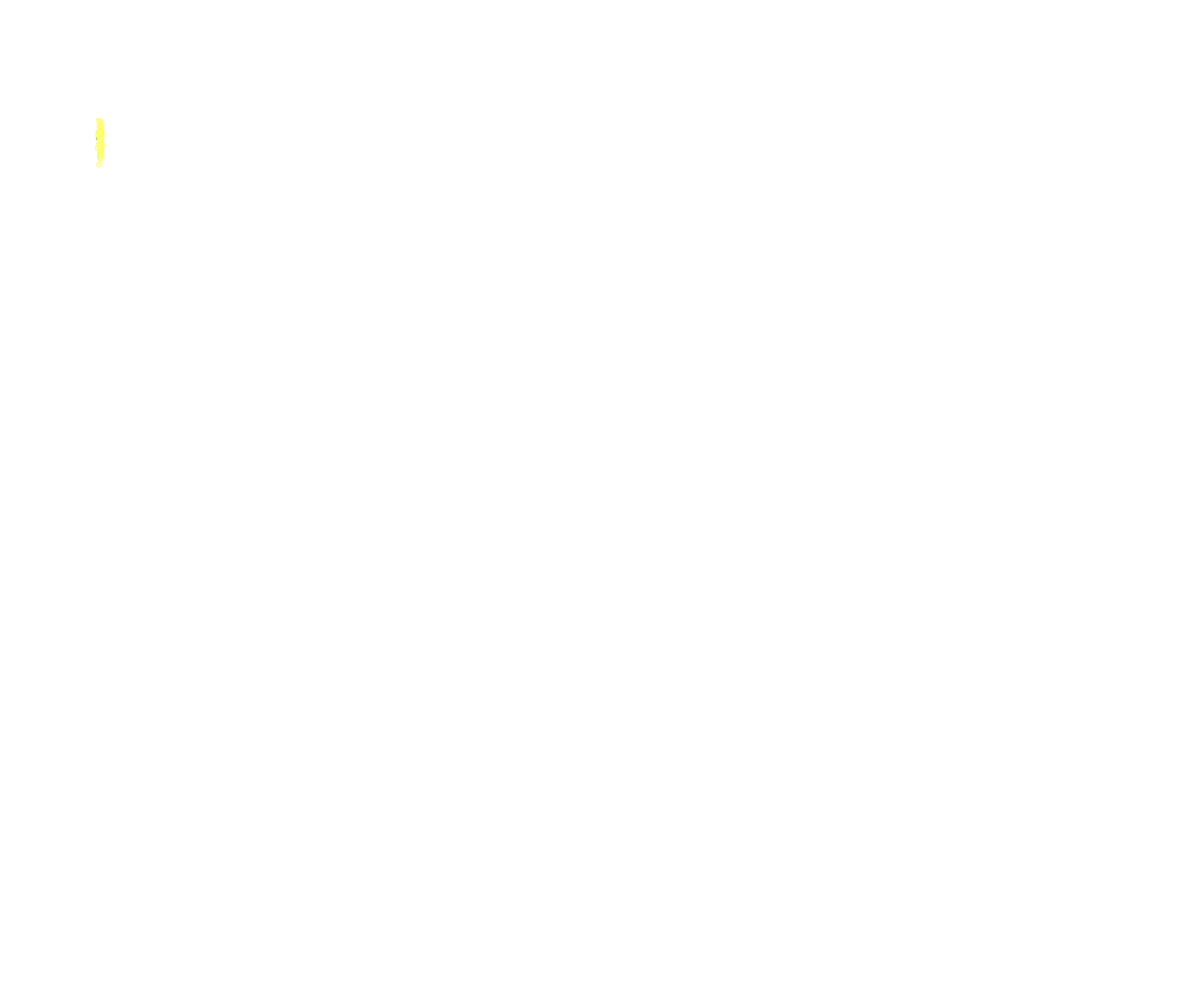
Frame 1 (no input)
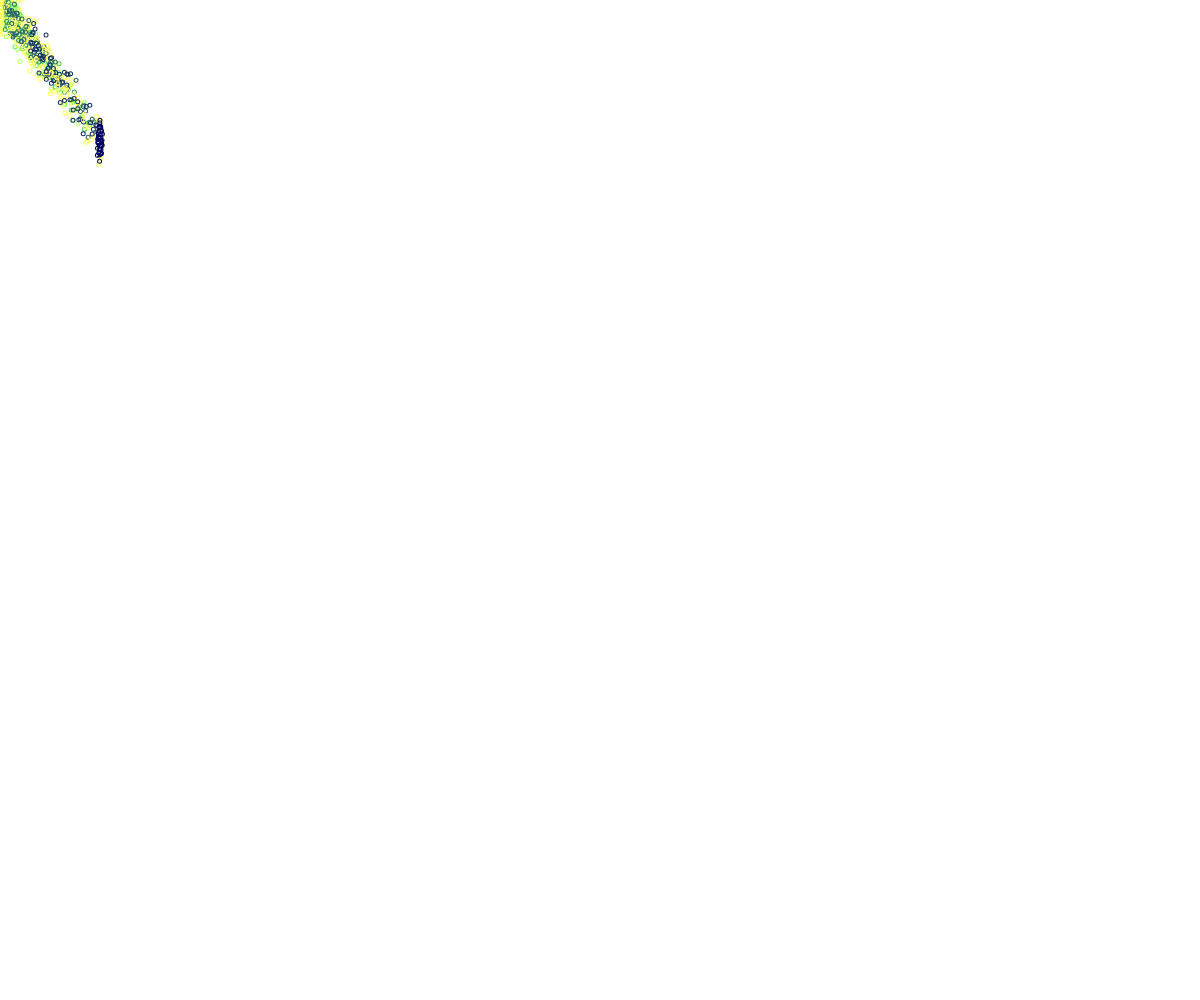
Frame 60 (no input)
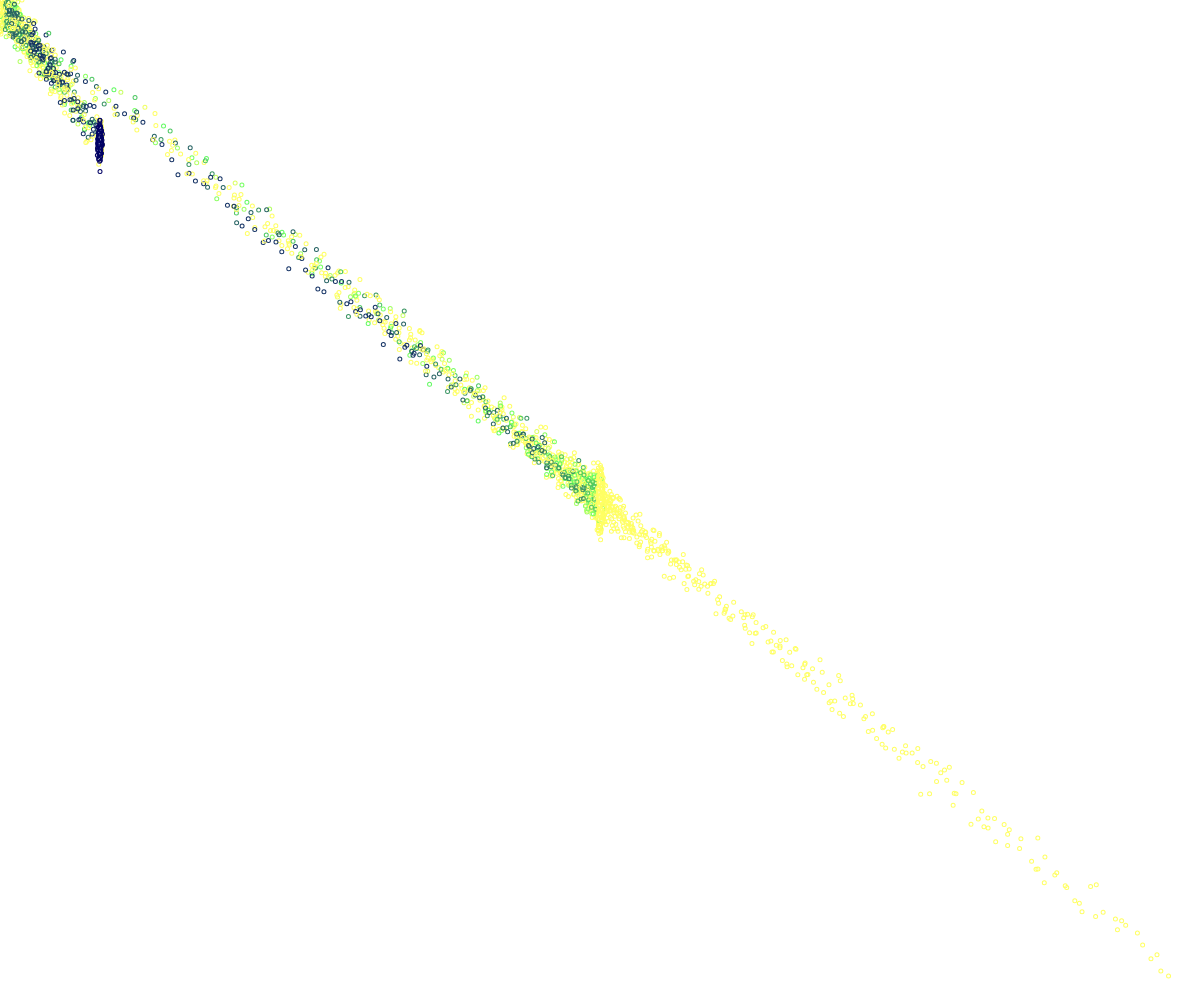
Frame 120 (the mouse pressed at the canvas centre since frame 60)

The p5.js sketch that drew these frames (run headless with seeded random() and noise() and a simulated clock; from frame 60 on, the mouse is pressed at the canvas centre):

// p5.js sketch
// ── sketch.js
let squares = [0,0];

function setup() {
  createCanvas(windowWidth, windowHeight);
  
}

function followCircle(id, lag){
  if((squares.length / 2) - 1 < id) {
    squares[id*2] = 0;
    squares[id*2+1] = 0
  }
  stroke(id*20,id*50,100)
  strokeWeight(4)
  ellipse(squares[(2*id)]+randomGaussian(100,1),squares[2*id+1] + randomGaussian(140,10),1);
  squares[(2*id)] = lerp(squares[(2*id)],mouseX-100, lag);
  squares[(2*id+1)] = lerp(squares[2*id+1],mouseY-140,lag);
}

function draw() {
  for(let num = 0; num < 100; num++){
    followCircle(num, map(num,0,50,0,1));
  }
}
